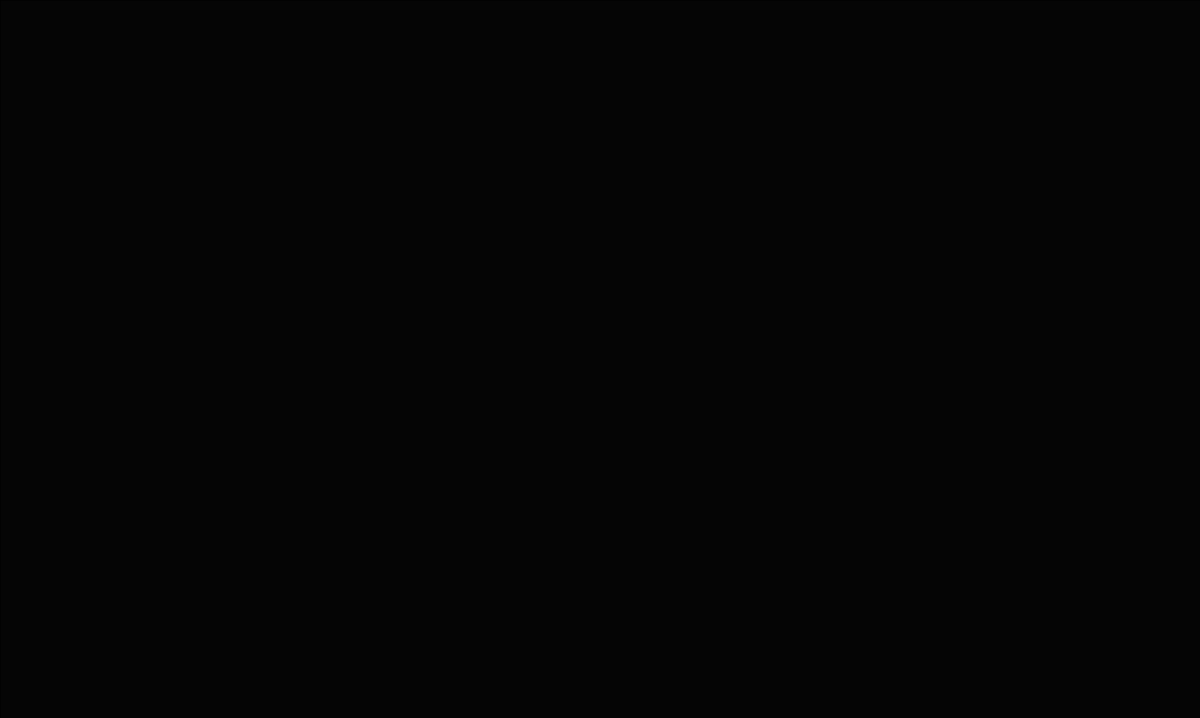
Frame 1 (no input)
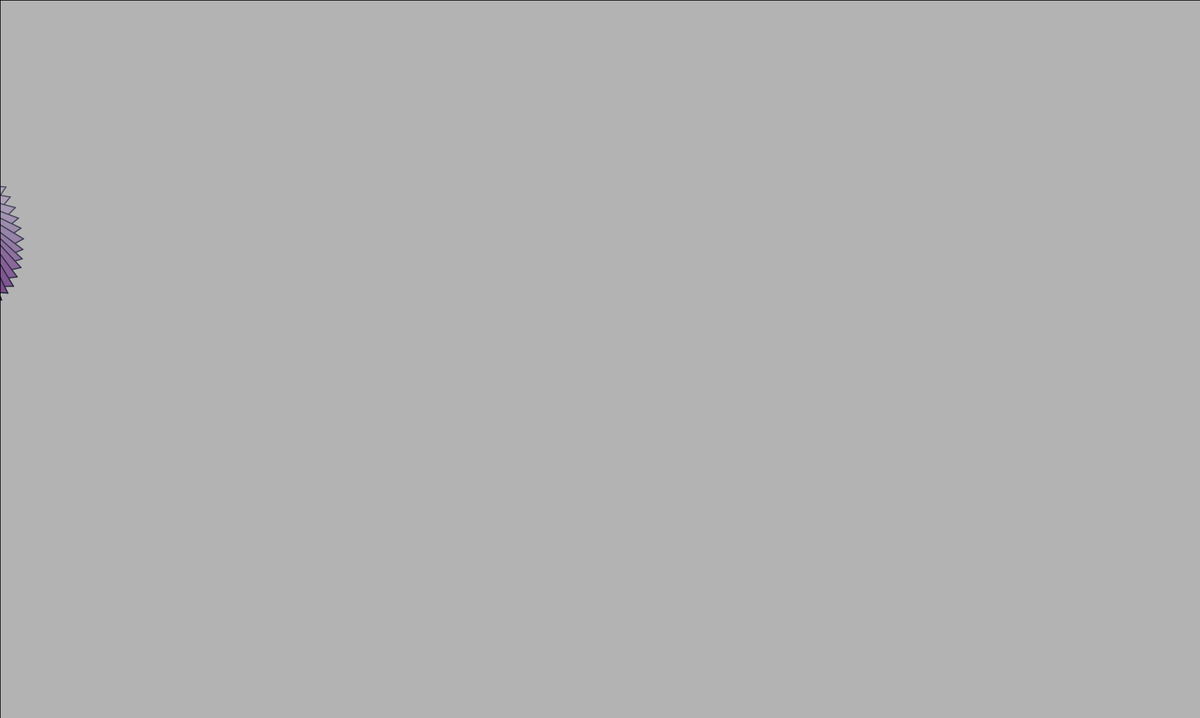
Frame 60 (the mouse pressed at the canvas centre just before this capture)
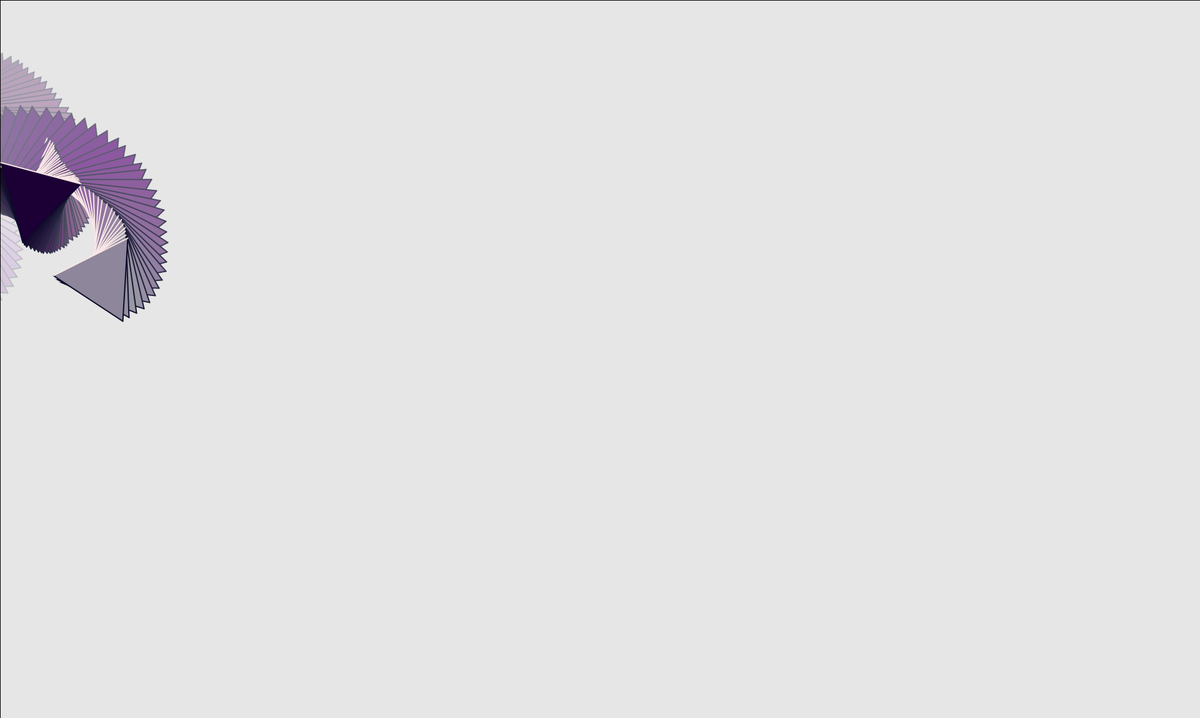
Frame 120 (the mouse held since frame 60 and released just before this capture)

The Processing sketch that drew these frames (run headless with seeded random() and noise(); from frame 60 on, the mouse is pressed at the canvas centre):

// Processing sketch: code1
// ── code1.pde

import java.util.Iterator;
import java.lang.Math;
import java.util.Random;
ArrayList<TriangleStore> triangles;
int numBrushes;
// TriangleStore t;
TriangleStore t1, t2;
/*
 * A bunch of stuff here is based on some trigonometry relations.
 * I probably won't remember anything about these formulas.
 * 
 * TODO: detail inside each triangle (e.g. inv triangle, or elipse inside it)
 * wiggle y-axis trajectory
 * color gradient
 * custom randomly determined rotation
 * maybe add a reflection (x-axis) coming from the other side :D1
 */

float c = 0.001;
void setup(){
  size(1920, 1150); // window size
  background(0); // black background
  frameRate(60); // 60 frames per second
  int numTriangles = 10;
  float triangleSide = (float)((2/Math.sqrt(3))*(height/numTriangles)); // height is side*(sqrt(3)/2)
  float startYaxis = 0;
  triangles = new ArrayList<TriangleStore>();
  Random randomno = new Random();
  for (int i = 0; i < numTriangles; ++i) {
    println(i);
    triangles.add(
      new TriangleStore(
        triangleSide,
        startYaxis,
        (float)(randomno.nextGaussian()*(width/10) - width/2.5),
        new ColorGradient(new ColorRGB(255, 255, 255), new ColorRGB(0, 0, 0), 200, 1),
        new ColorGradient(new ColorRGB(150,(i*50)%255, 100 + (i*20)%255), new ColorRGB(10, (((i - numTriangles/2)^2)*40)%255, (i*20)%255), 10+i*(10), 1),
        false
      )
    );
    startYaxis += triangleSide*Math.sqrt(3)/2;
  }
}


void draw(){
  fill(250, 5);
  rect(0, 0, width, height);
  for (TriangleStore innerT : triangles) {
      innerT.draw();
      // t1.draw();
      // t2.draw();
  }
}


class TriangleStore{
    public float tx1, ty1, tx2, ty2, tx3, ty3;;
    public float p1, p2;
    public double tLength;
    float speedOffset, rd2;
    boolean withStroke;
    ColorGradient cgOutline, cgInline;


    TriangleStore(float tLength, float verticalOffset, float horizontalOffset, ColorGradient cg, ColorGradient cgIn, boolean withStroke) {
        // triangle Length
        this.tLength = tLength;
        // coordinate reference point
        this.p1 = horizontalOffset;
        this.p2 = verticalOffset;

        // triangle points
        this.tx1 = 0;
        this.ty1 = (float) (tLength*Math.sqrt(3)/2);
        this.tx2 = tLength;
        this.ty2 = ty1;
        this.tx3 = tLength/2;
        this.ty3 = 0;

        // stroke and inner color gradient
        this.cgOutline = cg;
        this.cgInline = cgIn;

        // wether to display a stroke or not
        this.withStroke = withStroke;
        this.speedOffset = random(-0.1, 0.2);
        this.rd2 = random(0, 0.5);
    }


    void draw() {
        push();
        ColorRGB dummyC;
        dummyC = cgOutline.next();
        stroke(dummyC.r, dummyC.g, dummyC.b);
        dummyC = cgInline.next();
        fill(dummyC.r, dummyC.g, dummyC.b, 255);
        translate(p1, p2);
        if (!withStroke)
          noStroke();
        rotate(rd2*0.02*millis()*PI/3);
        triangle(tx1, ty1, tx2, ty2, tx3, ty3);
        
        strokeWeight(2);
        stroke(10, 10, 40);
        line(tx1, ty1, tx2, ty2);
        stroke(10, 10, 40);
        line(tx2, ty2, tx3, ty3);
        stroke(250, 230, 230);
        line(tx3, ty3, tx1, ty1);
        this.self_adjust();
        pop();
    }

    void self_adjust(){
        float adjFactor = (0.01*speedAdjuster(millis()*rd2));
        p1 += tLength*adjFactor;
        p1 %= width;
    }

    float speedAdjuster(float x){
      // a crazy sum of trigonometric functions to create a nice velocity pattern
      // https://www.desmos.com/calculator/a9dokhqj2i
      float c1, c2, c3;
      c1 = sin((float)(Math.sqrt(x/(0.1)))) + 1;
      c2 = -cos(x*0.5) + 1;
      c3 = sin(x*1.5)*sin(x*sin(speedOffset*x)) + 1;

      return c1 + c2 + c3;
    }
}


// Color related classes
//import java.util.Iterator;
/**
* The ColorRGB represents a single color, and provides a useful way to
* access the Red, Green and Blue components, as well as alpha level of a color.
* Objects from ColorRGB are the base for more complex color structures such as
* ColorGradient.
*/
class ColorRGB {
  public float r, g, b;
  public float alpha = 255.0;

  ColorRGB (float r, float g, float b) {
    this.r = r;
    this.g = g;
    this.b = b;
  }

  ColorRGB (float r, float g, float b, float alpha) {
    this.r = r;
    this.g = g;
    this.b = b;
    this.alpha = alpha;
  }

  ColorRGB() {
    this.r = 0;
    this.g = 0;
    this.b = 0;
  }

  color toColor() {
    return color(r, g, b, alpha);
  }
}

/**
* The ColorGradient is an iterator for a gradient of colors.
* We need to provide the start and end of the gradient, and the number of colors
* in between, and the class has the Iterator interface which makes it
* very handy to use inside loops for example.
*/
class ColorGradient implements Iterator<ColorRGB>{
  ColorRGB start, end;
  int numColors;
  int gradientMode; // either 0 (default iteration method) or 1 (pyramid iteration method)
  public ArrayList<ColorRGB> gradient;
  public int indexCycle = 0;
  int auxV = 1; // to invert the counting method (only used for gradientMode = 1)

  
  ColorGradient (ColorRGB start, ColorRGB end, int numColors) {
    this.start = start;
    this.end= end;
    this.numColors = numColors;
    this.gradient = calculateColorGradient();
    this.gradientMode = 0;
  }

  ColorGradient (ColorRGB start, ColorRGB end, int numColors, int mode) {
    this.start = start;
    this.end= end;
    this.numColors = numColors;
    this.gradient = calculateColorGradient();
    this.gradientMode = mode;
  }
  
  ArrayList<ColorRGB> calculateColorGradient() {
    ArrayList<ColorRGB> cList = new ArrayList<ColorRGB>();
    float alpha = 0;
    for(int i=0; i < numColors; i++){
      ColorRGB newColor = new ColorRGB();
      // I don't remember where I got this...
      alpha += (1.0/numColors);
      newColor.r = start.r*alpha + (1 - alpha) * end.r;
      newColor.g = start.g*alpha + (1 - alpha) * end.g;
      newColor.b = start.b*alpha + (1 - alpha) * end.b;
      cList.add(newColor);
    }
    return cList;
  }

  public ColorRGB next() {
    ColorRGB nextColor = gradient.get(indexCycle%numColors);
    if (gradientMode == 0) {
        indexCycle++;    
    } else if (gradientMode >= 1) {
        indexCycle += auxV;
        if (indexCycle == (numColors - 1))
            auxV = -1;
        if (indexCycle == 0)
            auxV = 1;
    }
    return nextColor;
  }
  // always have next color
  public boolean hasNext() {
    return true;
  }
}
